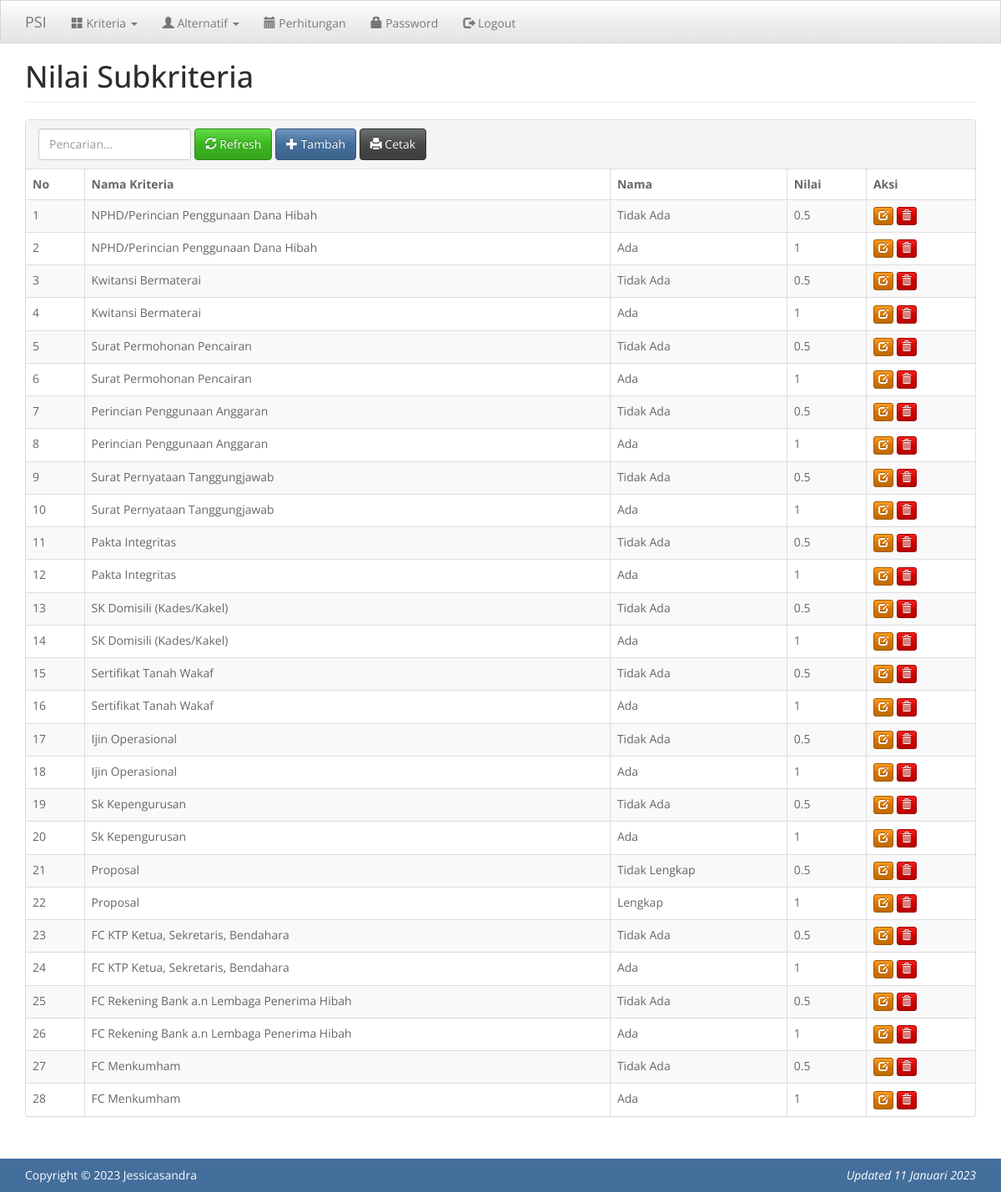
The page /index.php?m=subkriteria (signed in) on the database its author committed.
### tables this page shows
CREATE TABLE `tb_subkriteria` (
  `kode_subkriteria` int(11) NOT NULL AUTO_INCREMENT,
  `kode_kriteria` varchar(16) DEFAULT NULL,
  `nama_subkriteria` varchar(255) DEFAULT NULL,
  `nilai` double DEFAULT NULL,
  PRIMARY KEY (`kode_subkriteria`)
);

CREATE TABLE `tb_kriteria` (
  `kode_kriteria` varchar(16) NOT NULL,
  `nama_kriteria` varchar(256) DEFAULT NULL,
  `atribut` varchar(16) DEFAULT NULL,
  PRIMARY KEY (`kode_kriteria`)
);

### config.php (called while the page is built)
<?php
$config["server"] = 'localhost';
$config["username"] = 'root';
$config["password"] = '';
$config["database_name"] = 'psi';

### functions.php (called while the page is built, shortened)
<?php
include 'config.php';
include 'includes/db.php';
$db = new DB($config['server'], $config['username'], $config['password'], $config['database_name']);
function esc_field($str)
{
    return addslashes($str);
}

### includes/db.php (called while the page is built, shortened)
<?php
class DB
{
    var $conn = null;
    public function __construct($host, $username, $passwd, $dbname)
    {
        $this->conn = mysqli_connect($host, $username, $passwd, $dbname);
    }
    public function query($sql)
    {
        $query = mysqli_query($this->conn, $sql) or die('<pre>Error mysqli_query: ' . mysqli_error($this->conn) . '<br />' . $sql . '</pre>');
        return $query;
    }
    public function get_results($sql)
    {
        $query = $this->query($sql);
        $arr = array();
        while ($row = mysqli_fetch_object($query)) {
            $arr[] = $row;
        }
        return $arr;
    }
}

### subkriteria.php (the view, shortened to what this page needs)
<div class="page-header">
    <h1>Nilai Subkriteria</h1>
</div>
<div class="panel panel-default">
    <div class="panel-heading">
        <form class="form-inline">
            <div class="form-group">
                <input class="form-control" type="text" name="q" value="<?= input_get('q') ?>" placeholder="Pencarian...">
            </div>
            <div class="form-group">
                <button class="btn btn-success"><span class="glyphicon glyphicon-refresh"></span> Refresh</button>
            </div>
            <div class="form-group">
                <a class="btn btn-primary" href="?m=subkriteria_tambah"><span class="glyphicon glyphicon-plus"></span> Tambah</a>
            </div>
            <div class="form-group">
                <a class="btn btn-default" target="_blank" href="cetak.php?<?= $_SERVER['QUERY_STRING'] ?>"><span class="glyphicon glyphicon-print"></span> Cetak</a>
            </div>
        </form>
    </div>
    <div class="table-responsive">
        <table class="table table-bordered table-hover table-striped">
            <thead>
                <tr>
                    <th>No</th>
                    <th>Nama Kriteria</th>
                    <th>Nama</th>
                    <th>Nilai</th>
                    <th>Aksi</th>
                </tr>
            </thead>
            <?php
            $q = esc_field(input_get('q'));
            $rows = $db->get_results("SELECT *
                FROM tb_subkriteria c INNER JOIN tb_kriteria k ON k.kode_kriteria=c.kode_kriteria
                WHERE k.nama_kriteria LIKE '%$q%'
                ORDER BY k.kode_kriteria, nilai");
            $no = 1;
            foreach ($rows as $row) : ?>
                <tr>
                    <td><?= $no++ ?></td>
                    <td><?= $row->nama_kriteria ?></td>
                    <td><?= $row->nama_subkriteria ?></td>
                    <td><?= $row->nilai ?></td>
                    <td>
                        <a class="btn btn-xs btn-warning" href="?m=subkriteria_ubah&ID=<?= $row->kode_subkriteria ?>&kode_kriteria=<?= $row->kode_kriteria ?>"><span class="glyphicon glyphicon-edit"></span></a>
                        <a class="btn btn-xs btn-danger" href="aksi.php?act=subkriteria_hapus&ID=<?= $row->kode_subkriteria ?>&kode_kriteria=<?= $row->kode_kriteria ?>" onclick="return confirm('Hapus data?')"><span class="glyphicon glyphicon-trash"></span></a>
                    </td>
                </tr>
            <?php endforeach ?>
        </table>
    </div>
</div>

### assets/css/general.css (style rules this page uses)
html { position: relative; min-height: 100%; }
body { margin-bottom: 70px; }
.page-header { margin-top: 0; padding-bottom: 0; }
.page-header h1 { margin-top: 0; }

### rows shown on the page
tb_subkriteria: kode_kriteria.nama_kriteria "NPHD/Perincian Penggunaan Dana Hibah", nama_subkriteria "Tidak Ada", nilai "0.5"
tb_subkriteria: kode_kriteria.nama_kriteria "NPHD/Perincian Penggunaan Dana Hibah", nama_subkriteria "Ada", nilai "1"
tb_subkriteria: kode_kriteria.nama_kriteria "Kwitansi Bermaterai", nama_subkriteria "Tidak Ada", nilai "0.5"
tb_subkriteria: kode_kriteria.nama_kriteria "Kwitansi Bermaterai", nama_subkriteria "Ada", nilai "1"
tb_subkriteria: kode_kriteria.nama_kriteria "Surat Permohonan Pencairan", nama_subkriteria "Tidak Ada", nilai "0.5"
tb_subkriteria: kode_kriteria.nama_kriteria "Surat Permohonan Pencairan", nama_subkriteria "Ada", nilai "1"
tb_subkriteria: kode_kriteria.nama_kriteria "Perincian Penggunaan Anggaran", nama_subkriteria "Tidak Ada", nilai "0.5"
tb_subkriteria: kode_kriteria.nama_kriteria "Perincian Penggunaan Anggaran", nama_subkriteria "Ada", nilai "1"
tb_subkriteria: kode_kriteria.nama_kriteria "Surat Pernyataan Tanggungjawab", nama_subkriteria "Tidak Ada", nilai "0.5"
tb_subkriteria: kode_kriteria.nama_kriteria "Surat Pernyataan Tanggungjawab", nama_subkriteria "Ada", nilai "1"
tb_subkriteria: kode_kriteria.nama_kriteria "Pakta Integritas", nama_subkriteria "Tidak Ada", nilai "0.5"
tb_subkriteria: kode_kriteria.nama_kriteria "Pakta Integritas", nama_subkriteria "Ada", nilai "1"
tb_subkriteria: kode_kriteria.nama_kriteria "SK Domisili (Kades/Kakel)", nama_subkriteria "Tidak Ada", nilai "0.5"
tb_subkriteria: kode_kriteria.nama_kriteria "SK Domisili (Kades/Kakel)", nama_subkriteria "Ada", nilai "1"
tb_subkriteria: kode_kriteria.nama_kriteria "Sertifikat Tanah Wakaf", nama_subkriteria "Tidak Ada", nilai "0.5"
tb_subkriteria: kode_kriteria.nama_kriteria "Sertifikat Tanah Wakaf", nama_subkriteria "Ada", nilai "1"
tb_subkriteria: kode_kriteria.nama_kriteria "Ijin Operasional", nama_subkriteria "Tidak Ada", nilai "0.5"
tb_subkriteria: kode_kriteria.nama_kriteria "Ijin Operasional", nama_subkriteria "Ada", nilai "1"
tb_subkriteria: kode_kriteria.nama_kriteria "Sk Kepengurusan", nama_subkriteria "Tidak Ada", nilai "0.5"
tb_subkriteria: kode_kriteria.nama_kriteria "Sk Kepengurusan", nama_subkriteria "Ada", nilai "1"
tb_subkriteria: kode_kriteria.nama_kriteria "Proposal", nama_subkriteria "Tidak Lengkap", nilai "0.5"
tb_subkriteria: kode_kriteria.nama_kriteria "Proposal", nama_subkriteria "Lengkap", nilai "1"
tb_subkriteria: kode_kriteria.nama_kriteria "FC KTP Ketua, Sekretaris, Bendahara", nama_subkriteria "Tidak Ada", nilai "0.5"
tb_subkriteria: kode_kriteria.nama_kriteria "FC KTP Ketua, Sekretaris, Bendahara", nama_subkriteria "Ada", nilai "1"
tb_subkriteria: kode_kriteria.nama_kriteria "FC Rekening Bank a.n Lembaga Penerima Hibah", nama_subkriteria "Tidak Ada", nilai "0.5"
tb_subkriteria: kode_kriteria.nama_kriteria "FC Rekening Bank a.n Lembaga Penerima Hibah", nama_subkriteria "Ada", nilai "1"
tb_subkriteria: kode_kriteria.nama_kriteria "FC Menkumham", nama_subkriteria "Tidak Ada", nilai "0.5"
tb_subkriteria: kode_kriteria.nama_kriteria "FC Menkumham", nama_subkriteria "Ada", nilai "1"
